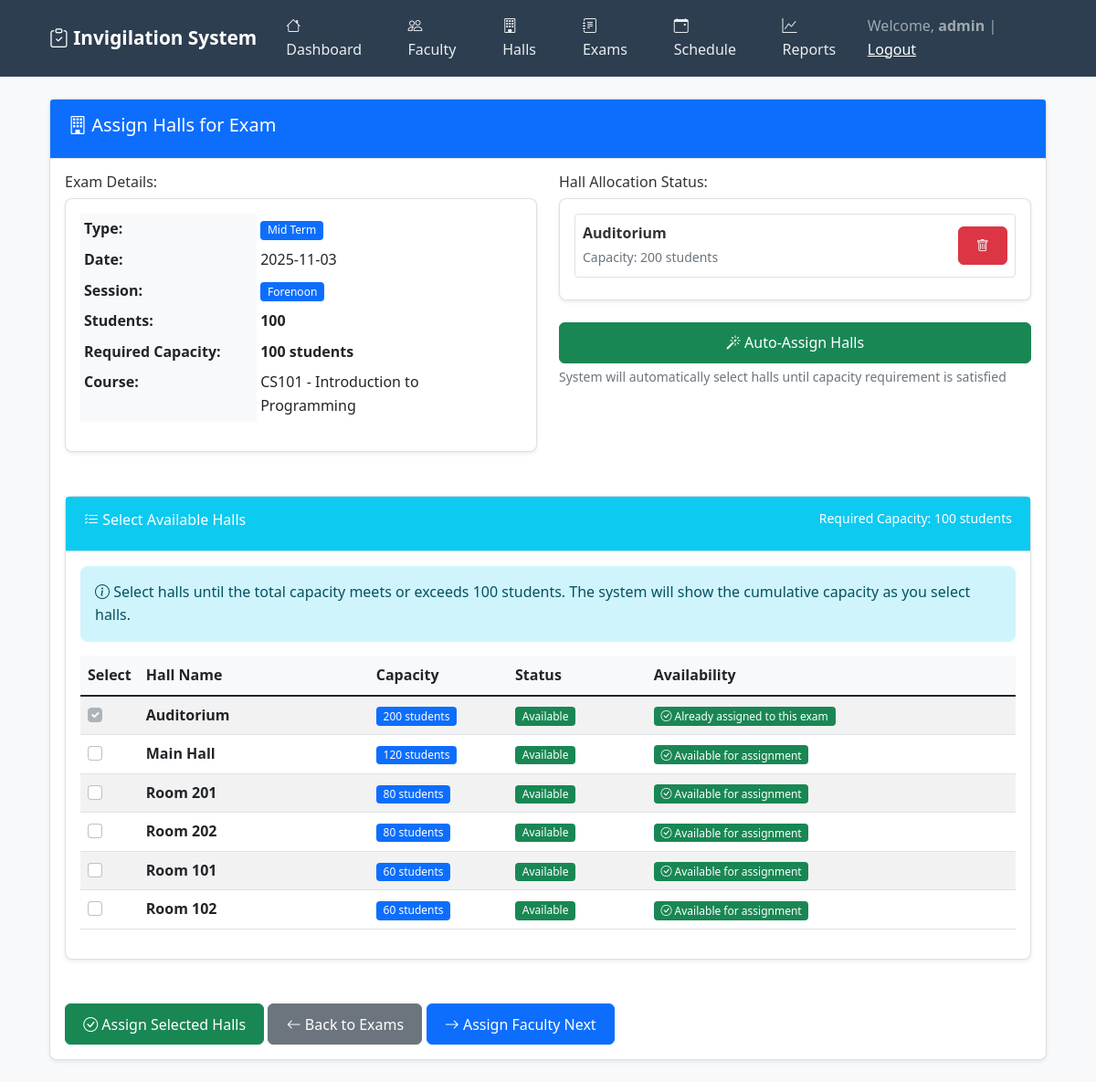
The app's page /assign_halls/10 (signed in) with its own data.
### tables this page shows
CREATE TABLE exams (
                    exam_id INTEGER PRIMARY KEY AUTOINCREMENT,
                    exam_type TEXT CHECK(exam_type IN ('Mid Term', 'Missed Evaluation', 'End Sem', 'Supplementary Exam')) NOT NULL,
                    date DATE NOT NULL,
                    session TEXT CHECK(session IN ('Forenoon', 'Afternoon')) NOT NULL,
                    invigilators_required INTEGER NOT NULL,
                    course_code TEXT,
                    course_name TEXT,
                    students_count INTEGER NOT NULL DEFAULT 0
                );

CREATE TABLE halls (
                    hall_id INTEGER PRIMARY KEY AUTOINCREMENT,
                    hall_name TEXT NOT NULL UNIQUE,
                    capacity INTEGER NOT NULL,
                    is_available BOOLEAN DEFAULT TRUE
                );

### app.py (the view)
@app.route("/assign_halls/<int:exam_id>")
@login_required
def assign_halls(exam_id):
    try:
        conn = get_db_connection()
        exam = conn.execute("SELECT * FROM exams WHERE exam_id = ?", (exam_id,)).fetchone()
        if not exam:
            flash("Exam not found!", "error")
            return redirect(url_for("exams"))
        assigned_halls = conn.execute("""
            SELECT h.* FROM halls h
            JOIN exam_hall_allocations eha ON h.hall_id = eha.hall_id
            WHERE eha.exam_id = ?
        """, (exam_id,)).fetchall()
        total_assigned_capacity = sum(hall['capacity'] for hall in assigned_halls)
        available_halls = conn.execute("""
            SELECT h.*,
                   CASE
                       WHEN eha.hall_id IS NOT NULL THEN 1
                       ELSE 0
                   END as already_assigned,
                   CASE
                       WHEN conflict.conflict_exam IS NOT NULL THEN 'Booked for another exam'
                       ELSE NULL
                   END as conflict
            FROM halls h
            LEFT JOIN exam_hall_allocations eha ON h.hall_id = eha.hall_id AND eha.exam_id = ?
            LEFT JOIN (
                SELECT DISTINCT eha.hall_id, e.exam_type as conflict_exam
                FROM exam_hall_allocations eha
                JOIN exams e ON eha.exam_id = e.exam_id
                WHERE e.date = ? AND e.session = ? AND e.exam_id != ?
            ) conflict ON h.hall_id = conflict.hall_id
            WHERE h.is_available = TRUE
            AND (eha.hall_id IS NOT NULL OR conflict.hall_id IS NULL)
            ORDER BY h.capacity DESC
        """, (exam_id, exam['date'], exam['session'], exam_id)).fetchall()
        conn.close()
        return render_template("assign_halls.html",
                             exam=exam,
                             assigned_halls=assigned_halls,
                             available_halls=available_halls,
                             total_assigned_capacity=total_assigned_capacity)
    except Exception as e:
        flash(f"Error loading hall assignment page: {str(e)}", "error")
        return redirect(url_for("exams"))

### templates/assign_halls.html (shortened to what this page needs)
{% extends "base.html" %}
{% block content %}
<div class="row">
    <div class="col-12">
        <div class="card">
            <div class="card-header bg-primary text-white">
                <h5><i class="bi bi-building"></i> Assign Halls for Exam</h5>
            </div>
            <div class="card-body">
                <div class="row mb-4">
                    <div class="col-md-6">
                        <h6>Exam Details:</h6>
                        <div class="card">
                            <div class="card-body">
                                <table class="table table-sm table-borderless">
                                    <tr>
                                        <th width="40%">Type:</th>
                                        <td>
                                            <span class="badge bg-{% if exam['exam_type'] == 'End Sem' %}danger{% elif exam['exam_type'] == 'Mid Term' %}primary{% else %}warning{% endif %}">
                                                {{ exam['exam_type'] }}
                                            </span>
                                        </td>
                                    </tr>
                                    <tr>
                                        <th>Date:</th>
                                        <td>{{ exam['date'] }}</td>
                                    </tr>
                                    <tr>
                                        <th>Session:</th>
                                        <td>
                                            <span class="badge bg-{{ 'primary' if exam['session'] == 'Forenoon' else 'info' }}">
                                                {{ exam['session'] }}
                                            </span>
                                        </td>
                                    </tr>
                                    <tr>
                                        <th>Students:</th>
                                        <td><strong>{{ exam['students_count'] }}</strong></td>
                                    </tr>
                                    <tr>
                                        <th>Required Capacity:</th>
                                        <td><strong>{{ exam['students_count'] }} students</strong></td>
                                    </tr>
                                    {% if exam['course_code'] %}
                                    <tr>
                                        <th>Course:</th>
                                        <td>{{ exam['course_code'] }} - {{ exam['course_name'] }}</td>
                                    </tr>
                                    {% endif %}
                                </table>
                            </div>
                        </div>
                    </div>
                    <div class="col-md-6">
                        <h6>Hall Allocation Status:</h6>
                        {% if assigned_halls %}
                        <div class="card">
                            <div class="card-body">
                                {% set total_capacity = 0 %}
                                {% for hall in assigned_halls %}
                                <div class="d-flex justify-content-between align-items-center mb-2 p-2 border rounded">
                                    <div>
                                        <strong>{{ hall['hall_name'] }}</strong>
                                        <br>
                                        <small class="text-muted">Capacity: {{ hall['capacity'] }} students</small>
                                    </div>
                                    <a href="{{ url_for('remove_hall_assignment', exam_id=exam['exam_id'], hall_id=hall['hall_id']) }}"
                                       class="btn btn-sm btn-danger"
                                       onclick="return confirm('Remove {{ hall.hall_name }} from this exam?')">
                                        <i class="bi bi-trash"></i>
                                    </a>
                                </div>
                                {% set total_capacity = total_capacity + hall['capacity'] %}
                                {% endfor %}
                            </div>
                        </div>
                        {% else %}
                        <div class="alert alert-warning">
                            <i class="bi bi-exclamation-triangle"></i> No halls assigned yet.
                            <br>
                            <strong>Required Capacity:</strong> {{ exam['students_count'] }} students
                        </div>
                        {% endif %}
                        {% if available_halls %}
                        <div class="mt-3">
                            <a href="{{ url_for('auto_assign_halls', exam_id=exam['exam_id']) }}"
                               class="btn btn-success w-100"
                               onclick="return confirm('Auto-assign halls based on capacity requirement? This will assign available halls until capacity requirement is satisfied.')">
                                <i class="bi bi-magic"></i> Auto-Assign Halls
                            </a>
                            <small class="text-muted d-block mt-1">System will automatically select halls until capacity requirement is satisfied</small>
                        </div>
                        {% endif %}
                    </div>
                </div>
                <form method="POST" action="{{ url_for('make_hall_assignment') }}">
                    <div class="row">
                        <div class="col-md-12">
                            <div class="card">
                                <div class="card-header bg-info text-white">
                                    <h6>
                                        <i class="bi bi-list-check"></i>
                                        Select Available Halls
                                        <small class="float-end">Required Capacity: {{ exam['students_count'] }} students</small>
                                    </h6>
                                </div>
                                <div class="card-body">
                                    {% if available_halls %}
                                    <div class="alert alert-info">
                                        <i class="bi bi-info-circle"></i>
                                        Select halls until the total capacity meets or exceeds {{ exam['students_count'] }} students.
                                        The system will show the cumulative capacity as you select halls.
                                    </div>
                                    <div class="table-responsive">
                                        <table class="table table-striped">
                                            <thead>
                                                <tr>
                                                    <th width="5%">Select</th>
                                                    <th width="25%">Hall Name</th>
                                                    <th width="15%">Capacity</th>
                                                    <th width="15%">Status</th>
                                                    <th width="40%">Availability</th>
                                                </tr>
                                            </thead>
                                            <tbody>
                                                {% for hall in available_halls %}
                                                <tr>
                                                    <td>
                                                        <input class="form-check-input hall-checkbox" type="checkbox"
                                                               name="hall_ids" value="{{ hall['hall_id'] }}"
                                                               id="hall{{ hall['hall_id'] }}"
                                                               {% if hall['already_assigned'] or hall['conflict'] %}disabled{% endif %}
                                                               {% if hall['already_assigned'] %}checked{% endif %}>
                                                    </td>
                                                    <td>
                                                        <strong>{{ hall['hall_name'] }}</strong>
                                                    </td>
                                                    <td>
                                                        <span class="badge bg-primary">{{ hall['capacity'] }} students</span>
                                                    </td>
                                                    <td>
                                                        <span class="badge bg-{{ 'success' if hall['is_available'] else 'danger' }}">
                                                            {{ 'Available' if hall['is_available'] else 'Unavailable' }}
                                                        </span>
                                                    </td>
                                                    <td>
                                                        {% if hall['already_assigned'] %}
                                                        <span class="badge bg-success">
                                                            <i class="bi bi-check-circle"></i> Already assigned to this exam
                                                        </span>
                                                        {% elif hall['conflict'] %}
                                                        <span class="badge bg-danger">
                                                            <i class="bi bi-x-circle"></i> {{ hall['conflict'] }}
                                                        </span>
                                                        {% else %}
                                                        <span class="badge bg-success">
                                                            <i class="bi bi-check-circle"></i> Available for assignment
                                                        </span>
                                                        {% endif %}
                                                    </td>
                                                </tr>
                                                {% endfor %}
                                            </tbody>
                                        </table>
                                    </div>
                                    {% endif %}
                                </div>
                            </div>
                        </div>
                    </div>
                    <div class="mt-4">
                        <button type="submit" class="btn btn-success" id="assign-btn">
                            <i class="bi bi-check-circle"></i> Assign Selected Halls
                        </button>
                        <a href="{{ url_for('exams') }}" class="btn btn-secondary">
                            <i class="bi bi-arrow-left"></i> Back to Exams
                        </a>
                        {% if assigned_halls %}
                            {% set total_capacity = assigned_halls | sum(attribute='capacity') %}
                            {% if total_capacity >= exam['students_count'] %}
                            <a href="{{ url_for('assign_invigilators', exam_id=exam['exam_id']) }}" class="btn btn-primary">
                                <i class="bi bi-arrow-right"></i> Assign Faculty Next
                            </a>
                            {% else %}
                            <button type="button" class="btn btn-outline-primary" disabled title="Complete hall assignment first">
                                <i class="bi bi-arrow-right"></i> Assign Faculty Next
                            </button>
                            {% endif %}
                        {% endif %}
                    </div>
                </form>
            </div>
        </div>
    </div>
</div>
{% endblock %}

### records on screen
exams: exam_type "Mid Term", date "2025-11-03", session "Forenoon", students_count "100", course_code "CS101", course_name "Introduction to Programming"
halls: hall_name "Auditorium", capacity "200", is_available "Available", shows "Already assigned to this exam"
halls: hall_name "Main Hall", capacity "120", is_available "Available", shows "Available for assignment"
halls: hall_name "Room 201", capacity "80", is_available "Available", shows "Available for assignment"
halls: hall_name "Room 202", capacity "80", is_available "Available", shows "Available for assignment"
halls: hall_name "Room 101", capacity "60", is_available "Available", shows "Available for assignment"
halls: hall_name "Room 102", capacity "60", is_available "Available", shows "Available for assignment"

### other values on screen
{{ session.username }} "admin"
